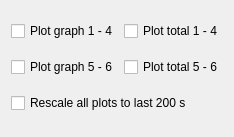
<?xml version="1.0" encoding="UTF-8"?>
<ui version="4.0">
 <class>Form_Plot</class>
 <widget class="QWidget" name="Form_Plot">
  <property name="geometry">
   <rect>
    <x>0</x>
    <y>0</y>
    <width>212</width>
    <height>137</height>
   </rect>
  </property>
  <property name="windowTitle">
   <string>Form</string>
  </property>
  <layout class="QGridLayout" name="gridLayout">
   <item row="0" column="0">
    <widget class="QCheckBox" name="checkBox">
     <property name="text">
      <string>Plot graph 1 - 4</string>
     </property>
    </widget>
   </item>
   <item row="0" column="1">
    <widget class="QCheckBox" name="checkBox_2">
     <property name="text">
      <string>Plot total 1 - 4</string>
     </property>
    </widget>
   </item>
   <item row="1" column="0">
    <widget class="QCheckBox" name="checkBox_3">
     <property name="text">
      <string>Plot graph 5 - 6</string>
     </property>
    </widget>
   </item>
   <item row="1" column="1">
    <widget class="QCheckBox" name="checkBox_4">
     <property name="text">
      <string>Plot total 5 - 6</string>
     </property>
    </widget>
   </item>
   <item row="2" column="0" colspan="2">
    <widget class="QCheckBox" name="checkBox_5">
     <property name="text">
      <string>Rescale all plots to last 200 s</string>
     </property>
    </widget>
   </item>
  </layout>
 </widget>
 <resources/>
 <connections>
  <connection>
   <sender>checkBox</sender>
   <signal>stateChanged(int)</signal>
   <receiver>Form_Plot</receiver>
   <slot>plotTrigger(int)</slot>
   <hints>
    <hint type="sourcelabel">
     <x>19</x>
     <y>40</y>
    </hint>
    <hint type="destinationlabel">
     <x>8</x>
     <y>4</y>
    </hint>
   </hints>
  </connection>
  <connection>
   <sender>checkBox_2</sender>
   <signal>stateChanged(int)</signal>
   <receiver>Form_Plot</receiver>
   <slot>plotTriggerTotal(int)</slot>
   <hints>
    <hint type="sourcelabel">
     <x>145</x>
     <y>39</y>
    </hint>
    <hint type="destinationlabel">
     <x>113</x>
     <y>7</y>
    </hint>
   </hints>
  </connection>
  <connection>
   <sender>checkBox_3</sender>
   <signal>stateChanged(int)</signal>
   <receiver>Form_Plot</receiver>
   <slot>plotTriggerRough(int)</slot>
   <hints>
    <hint type="sourcelabel">
     <x>62</x>
     <y>85</y>
    </hint>
    <hint type="destinationlabel">
     <x>40</x>
     <y>19</y>
    </hint>
   </hints>
  </connection>
  <connection>
   <sender>checkBox_4</sender>
   <signal>stateChanged(int)</signal>
   <receiver>Form_Plot</receiver>
   <slot>plotTriggerTotalRough(int)</slot>
   <hints>
    <hint type="sourcelabel">
     <x>177</x>
     <y>86</y>
    </hint>
    <hint type="destinationlabel">
     <x>197</x>
     <y>8</y>
    </hint>
   </hints>
  </connection>
  <connection>
   <sender>checkBox_5</sender>
   <signal>stateChanged(int)</signal>
   <receiver>Form_Plot</receiver>
   <slot>rescalePlotTrigger(int)</slot>
   <hints>
    <hint type="sourcelabel">
     <x>75</x>
     <y>133</y>
    </hint>
    <hint type="destinationlabel">
     <x>122</x>
     <y>104</y>
    </hint>
   </hints>
  </connection>
 </connections>
 <slots>
  <slot>plotTrigger(int)</slot>
  <slot>plotTriggerTotal(int)</slot>
  <slot>plotTriggerRough(int)</slot>
  <slot>plotTriggerTotalRough(int)</slot>
  <slot>rescalePlotTrigger(int)</slot>
 </slots>
</ui>
